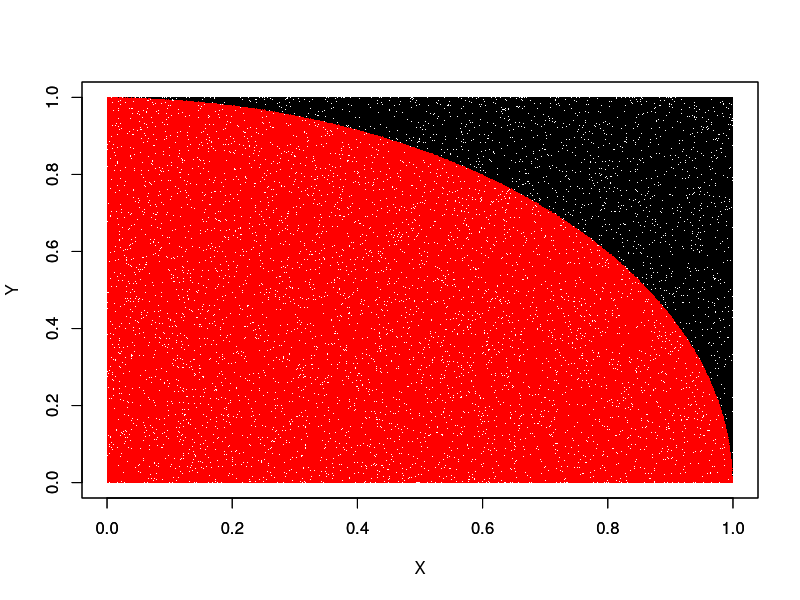

The R script that drew this image:
## Valor de Pi mediante simulación
n <- 902395
x <- runif(n, 0, 1)
y <- runif(n, 0, 1)
z <- x ^ 2 + y ^ 2
r <- which(z > 1)
r1 <- which(z <= 1)

plot(x[r1], y[r1], pch = ".", col = "red", xlim = c(0, 1), ylim = c(0, 1), xlab = "", ylab ="" )
par(new = TRUE)
plot(x[r], y[r], pch = ".", col = "black", xlim = c(0,1), ylim = c(0, 1), xlab = "X", ylab = "Y")
(length(r1) / n) * 4